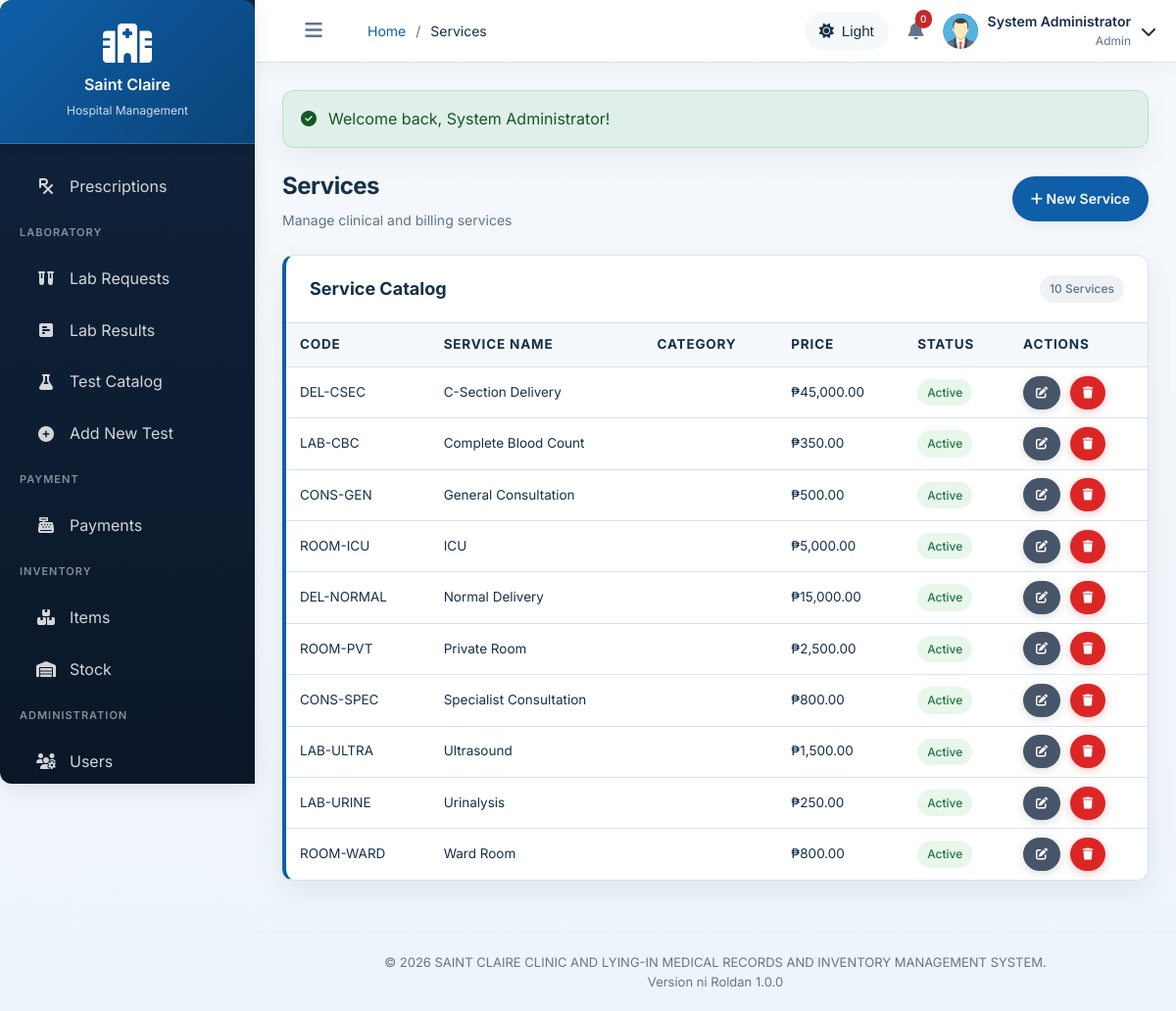
/modules/admin/services.php (signed in), run on the app's committed database.
### tables this page shows
CREATE TABLE services (
    id INT AUTO_INCREMENT PRIMARY KEY,
    service_code VARCHAR(20) UNIQUE NOT NULL,
    service_name VARCHAR(100) NOT NULL,
    category_id INT,
    description TEXT,
    price DECIMAL(10,2) NOT NULL,
    status ENUM('active', 'inactive') DEFAULT 'active',
    created_at TIMESTAMP DEFAULT CURRENT_TIMESTAMP,
    FOREIGN KEY (category_id) REFERENCES service_categories(id)
);

### modules/admin/services.php (the view, shortened to what this page needs)
<?php
require_once __DIR__ . '/../../config/config.php';
$conn = getDBConnection();
$hasTable = false;
$tbl = $conn->query("SHOW TABLES LIKE 'services'");
if ($tbl && $tbl->num_rows > 0) $hasTable = true;
if ($hasTable) {
    $services = $conn->query("SELECT * FROM services ORDER BY service_name ASC");
}
include __DIR__ . '/../../includes/header.php';
?>
<div class="page-header">
    <div>
        <h1 class="page-title">Services</h1>
        <p class="page-subtitle">Manage clinical and billing services</p>
    </div>
    <div>
        <a href="services-add.php" class="btn btn-primary"><i class="fas fa-plus"></i> New Service</a>
    </div>
</div>
<div class="card">
    <div class="card-header">
        <h3 class="card-title">Service Catalog</h3>
        <span class="badge badge-secondary"><?php echo $hasTable && $services ? $services->num_rows : 0; ?> Services</span>
    </div>
    <div class="card-body" style="padding:0;">
        <?php if (!$hasTable): ?>
            <div style="padding:30px; text-align:center; color:#999;">Services table not found. Run DB migrations.</div>
        <?php elseif ($services && $services->num_rows > 0): ?>
        <div class="table-container">
            <table class="table">
                <thead>
                    <tr>
                        <th>Code</th>
                        <th>Service Name</th>
                        <th>Category</th>
                        <th>Price</th>
                        <th>Status</th>
                        <th>Actions</th>
                    </tr>
                </thead>
                <tbody>
                    <?php while ($s = $services->fetch_assoc()): ?>
                    <tr>
                        <td><?php echo htmlspecialchars($s['service_code']); ?></td>
                        <td><?php echo htmlspecialchars($s['service_name']); ?></td>
                        <td><?php echo htmlspecialchars(ucfirst($s['category'] ?? '')); ?></td>
                        <td><?php echo formatCurrency($s['price']); ?></td>
                        <td><?php echo getStatusBadge($s['status'] ?? 'active'); ?></td>
                        <td class="table-actions">
                            <a href="services-edit.php?id=<?php echo $s['id']; ?>" class="btn btn-sm btn-secondary"><i class="fas fa-edit"></i></a>
                            <form method="POST" style="display:inline; margin-left:6px;" onsubmit="return confirm('Delete this service?');">
                                <button type="submit" class="btn btn-sm btn-danger"><i class="fas fa-trash"></i></button>
                            </form>
                        </td>
                    </tr>
                    <?php endwhile; ?>
                </tbody>
            </table>
        </div>
        <?php else: ?>
            <div style="padding:30px; text-align:center; color:#999;">No services found.</div>
        <?php endif; ?>
    </div>
</div>
<?php include __DIR__ . '/../../includes/footer.php'; ?>

### config/config.php (shortened to what this page needs)
<?php
function formatCurrency($amount) {
    return '₱' . number_format($amount, 2);
}
function getStatusBadge($status) {
    $badges = [
        'active' => 'success',
        'inactive' => 'secondary',
        'pending' => 'warning',
        'completed' => 'success',
        'cancelled' => 'danger',
        'waiting' => 'info',
        'in-progress' => 'primary',
        'admitted' => 'primary',
        'discharged' => 'success',
        'paid' => 'success',
        'partial' => 'warning',
        'available' => 'success',
        'occupied' => 'danger',
        'maintenance' => 'warning',
        'ready-for-discharge' => 'warning'
    ];
    $badgeClass = isset($badges[$status]) ? $badges[$status] : 'secondary';
    $label = ucfirst(str_replace('-', ' ', $status));
    return '<span class="badge badge-' . $badgeClass . '">' . $label . '</span>';
}
?>

### data on the page
services: service_code "DEL-CSEC", service_name "C-Section Delivery", price "₱45,000.00", status "Active"
services: service_code "LAB-CBC", service_name "Complete Blood Count", price "₱350.00", status "Active"
services: service_code "CONS-GEN", service_name "General Consultation", price "₱500.00", status "Active"
services: service_code "ROOM-ICU", service_name "ICU", price "₱5,000.00", status "Active"
services: service_code "DEL-NORMAL", service_name "Normal Delivery", price "₱15,000.00", status "Active"
services: service_code "ROOM-PVT", service_name "Private Room", price "₱2,500.00", status "Active"
services: service_code "CONS-SPEC", service_name "Specialist Consultation", price "₱800.00", status "Active"
services: service_code "LAB-ULTRA", service_name "Ultrasound", price "₱1,500.00", status "Active"
services: service_code "LAB-URINE", service_name "Urinalysis", price "₱250.00", status "Active"
services: service_code "ROOM-WARD", service_name "Ward Room", price "₱800.00", status "Active"

### other printed values
$pageTitle "Services"
$notificationCount "0"
$_SESSION['user_name'] "System Administrator"
getActiveRole() "Admin"
$flash['message'] "Welcome back, System Administrator!"
$services->num_rows "10"
APP_VERSION "1.0.0"
